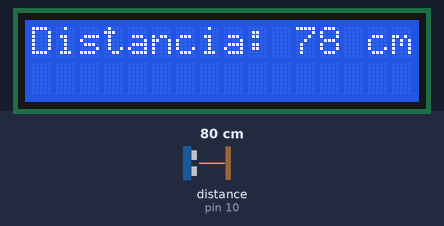
Simulated run of this sketch. Board: Arduino Uno, built with avr-gcc and run on an emulated ATmega328P. Shown: 16×2 character LCD. Wiring (inferred from the names in the program): ultrasonic range finder: trigger pin 9; echo pin 10. The test bench sets the inputs (shaded band); at power-on: distance to the obstacle (sensor on pin 10) 80 cm. The echo pulse lasts 58.3 µs per cm; what the sketch prints to the serial monitor is not drawn.

Above: at 1.2 s.
1.3 s: distance to the obstacle (sensor on pin 10) set to 2 cm
At 2.3 s:
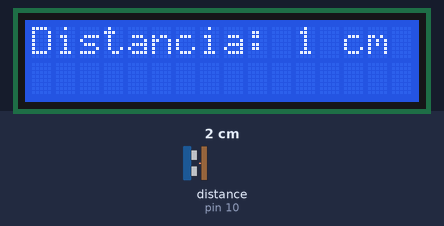
3.0 s: distance to the obstacle (sensor on pin 10) set to 4 cm
At 4.0 s:
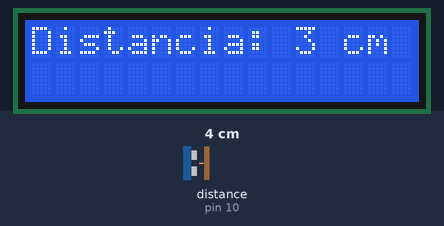
4.6 s: distance to the obstacle (sensor on pin 10) set to 60 cm
At 5.8 s:
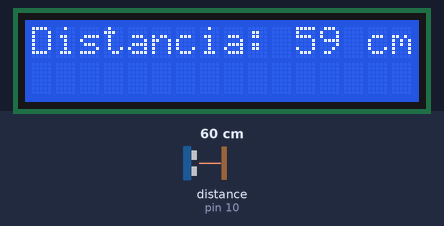
6.1 s: distance to the obstacle (sensor on pin 10) set to 9 cm
At 6.7 s:
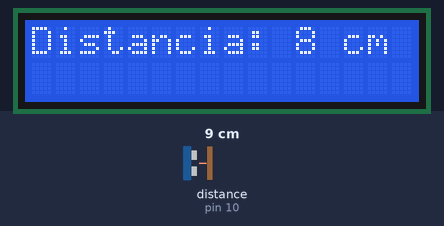
Timing chart, 0 to 8.6 s (numbered marks = the images above; inputs shaded):
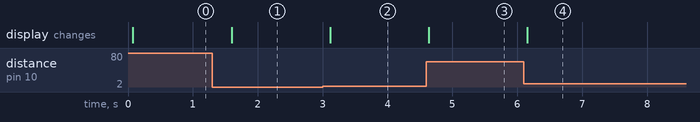

Measured:
- after the input at 1.3 s, the display: changes after 0.30 s (image 1)
- after the input at 3.0 s, the display: changes after 0.11 s (image 2)
- after the input at 4.6 s, the display: changes at once (image 3)
- after the input at 6.1 s, the display: changes after 0.06 s (image 4)

The sketch:

Display_LCD_ultrasonic_sensor.ino
```cpp
#include <LiquidCrystal.h>

//Variables display LCD
int rs = 12;
int e  = 11;
int d4 = 5;
int d5 = 4;
int d6 = 3;
int d7 = 2;

//variables Ultrasonic sensor
const int trigPin = 9;
const int echoPin = 10;

LiquidCrystal lcd(rs, e, d4, d5, d6, d7);

void setup() {
  //definicion del display 16x2
  lcd.begin(16, 2);

  //inicializacion del sensor
  pinMode(trigPin, OUTPUT);
  pinMode(echoPin, INPUT);
  Serial.begin(9600);
}

//funcion bucle
void loop() {
  digitalWrite(trigPin, LOW);
  delayMicroseconds(2);

  digitalWrite(trigPin, HIGH);
  delayMicroseconds(10);
  digitalWrite(trigPin, LOW);
  //comentario que calcula la distancia
  long duration = pulseIn(echoPin, HIGH);
  int distance = duration * 0.034 / 2;  // Calcular la distancia en cm

  lcd.clear();  // Limpiar el display
  lcd.setCursor(0, 0);  // Establecer la posición del cursor
  lcd.print("Distancia: ");
  lcd.print(distance);
  lcd.print(" cm");
  //mostrar en el serial monitor
  Serial.print("Distancia: ");
  Serial.print(distance);
  Serial.println(" cm");

  delay(500);  // Esperar medio segundo antes de medir de nuevo
}
```
